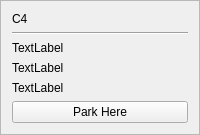
        <widget class="QFrame" name="frame_16">
         <property name="frameShape">
          <enum>QFrame::StyledPanel</enum>
         </property>
         <property name="frameShadow">
          <enum>QFrame::Plain</enum>
         </property>
         <layout class="QGridLayout" name="gridLayout_25">
          <item row="0" column="0">
           <layout class="QVBoxLayout" name="verticalLayout_24">
            <item>
             <widget class="QLabel" name="label_25">
              <property name="text">
               <string>C4</string>
              </property>
             </widget>
            </item>
            <item>
             <widget class="Line" name="line_26">
              <property name="orientation">
               <enum>Qt::Horizontal</enum>
              </property>
             </widget>
            </item>
            <item>
             <widget class="QLabel" name="c4TakenLbl">
              <property name="text">
               <string>TextLabel</string>
              </property>
             </widget>
            </item>
            <item>
             <widget class="QLabel" name="c4handLbl">
              <property name="text">
               <string>TextLabel</string>
              </property>
             </widget>
            </item>
            <item>
             <widget class="QLabel" name="takenByLblc4">
              <property name="text">
               <string>TextLabel</string>
              </property>
             </widget>
            </item>
            <item>
             <widget class="QPushButton" name="c4Btn">
              <property name="text">
               <string>Park Here</string>
              </property>
             </widget>
            </item>
           </layout>
          </item>
         </layout>
        </widget>
